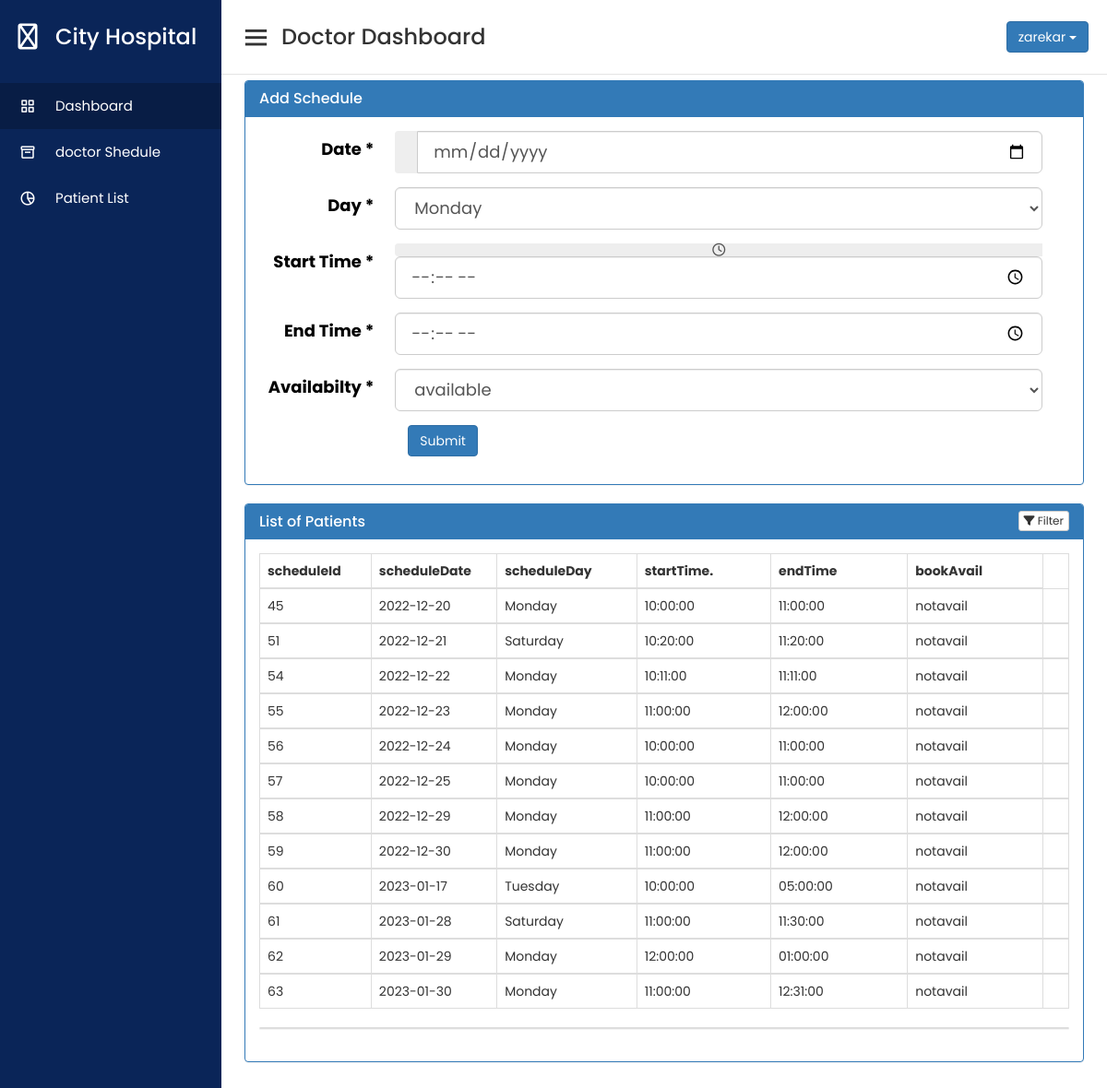
Page /doctor/addschedule.php (signed in) on the committed database.
### tables this page shows
CREATE TABLE `doctor` (
  `icDoctor` bigint(12) NOT NULL,
  `password` varchar(20) NOT NULL,
  `doctorId` int(3) NOT NULL,
  `doctorFirstName` varchar(50) NOT NULL,
  `doctorLastName` varchar(50) NOT NULL,
  `doctorAddress` varchar(100) NOT NULL,
  `doctorPhone` varchar(15) NOT NULL,
  `doctorEmail` varchar(20) NOT NULL,
  `doctorDOB` date NOT NULL
);

CREATE TABLE `doctorschedule` (
  `scheduleId` int(11) NOT NULL,
  `scheduleDate` date NOT NULL,
  `scheduleDay` varchar(15) NOT NULL,
  `startTime` time NOT NULL,
  `endTime` time NOT NULL,
  `bookAvail` varchar(10) NOT NULL
);

### doctor/addschedule.php (the view, shortened to what this page needs)
<?php
include_once '../database/dbconnect.php';
$usersession = $_SESSION['doctorSession'];
$res=mysqli_query($con,"SELECT * FROM doctor WHERE doctorId=".$usersession);
$userRow=mysqli_fetch_array($res,MYSQLI_ASSOC);
?>
<!DOCTYPE html>
<html lang="en" dir="ltr">
  <head>
    <link href="../assets/css/material.css" rel="stylesheet">
    <link href="../assets/css/sb-admin.css" rel="stylesheet">
    <link href="../doctor/doctordashboard_css.css" rel="stylesheet">
    <link href="../assets/css/style.css" rel="stylesheet">
    <link href="../assets/font-awesome/css/font-awesome.css" rel="stylesheet">
    <link rel="stylesheet" href="../assetspetient/css/bootstrap.min.css">
        <link rel="stylesheet" href="../assets/font-awesome/css/font-awesome.min.css">
<link rel="stylesheet" href="../assetspetient/js/bootstrap.min.js">
<link rel="stylesheet" href="assets/font-awesome/css/font-awesome_4.7.0.css">
<link rel="stylesheet" href="../assetspetient/js/jquery.min.js">
    <link href='https://unpkg.com/boxicons@2.0.7/css/boxicons.min.css' rel='stylesheet'>
   </head>
<body>
<div class="sidebar">
    <div class="logo-details">
      <i class='fa fa-medkit'></i>
      <span class="logo_name">City Hospital</span>
    </div>
      <ul class="nav-links">
        <li>
          <a href="../doctor/doctordashboard.php" class="active">
            <i class='bx bx-grid-alt' ></i>
            <span class="links_name"> Dashboard</span>
          </a>
        </li>
        <li>
          <a href="../doctor/addschedule.php">
            <i class='bx bx-box' ></i>
            <span class="links_name">doctor Shedule</span>
          </a>
        </li>
        <li>
          <a href="../doctor/patientlist.php">
            <i class='bx bx-pie-chart-alt-2' ></i>
            <span class="links_name">Patient List</span>
          </a>
        </li>
        <li>
        </li>
      </ul>
  </div>
 <section class="home-section">
    <nav>
      <div class="sidebar-button">
        <i class='bx bx-menu sidebarBtn'></i>
        <span class="dashboard">Doctor Dashboard</span>
      </div>
      <div class="dropdown">
                                      <button class="btn btn-primary dropdown-toggle" type="button" data-toggle="dropdown"><?php echo $userRow['doctorLastName']; ?>
                                      <span class="caret"></span></button>
                                    </div>
    </nav>
    <div class="home-content">
      <div class="overview-boxes">
      <div id="page-wrapper">
            <div class="container-fluid">
                <div class="panel panel-primary">
<div class="panel-heading">
    <h3 class="panel-title">Add Schedule</h3>
</div>
<div class="panel-body">
    <div class="bootstrap-iso">
     <div class="container-fluid">
      <div class="row">
       <div class="col-md-12 col-sm-12 col-xs-12">
        <form class="form-horizontal" method="post">
         <div class="form-group form-group-lg">
          <label class="control-label col-sm-2 requiredField" for="date">
           Date
           <span class="asteriskField">
            *
           </span>
          </label>
          <div class="col-sm-10">
           <div class="input-group">
            <div class="input-group-addon">
            </div>
            <input type="date" class="form-control" id="date" name="date" type="text" value="<?php echo date("d-m-Y")?>"; required/>
           </div>
          </div>
         </div>
         <div class="form-group form-group-lg">
          <label class="control-label col-sm-2 requiredField" for="scheduleday">
           Day
           <span class="asteriskField">
            *
           </span>
          </label>
          <div class="col-sm-10">
           <select class="select form-control" id="scheduleday" name="scheduleday" required>
            <option value="Monday">
             Monday
            </option>
           </select>
          </div>
         </div>
         <div class="form-group form-group-lg">
          <label class="control-label col-sm-2 requiredField" for="starttime">
           Start Time
           <span class="asteriskField">
            *
           </span>
          </label>
          <div class="col-sm-10">
           <div  data-align="top" data-autoclose="true">
            <div class="input-group-addon">
             <i class="fa fa-clock-o">
             </i>
            </div>
            <input class="form-control" id="starttime" name="starttime" type="time" required/>
           </div>
          </div>
         </div>
         <div class="form-group form-group-lg">
          <label class="control-label col-sm-2 requiredField" for="endtime">
           End Time
           <span class="asteriskField">
            *
           </span>
          </label>
          <div class="col-sm-10">
           <div  data-align="top" data-autoclose="true">
            <input class="form-control" id="endtime" name="endtime" type="time" required/>
           </div>
          </div>
         </div>
         <div class="form-group form-group-lg">
          <label class="control-label col-sm-2 requiredField" for="bookavail">
           Availabilty
           <span class="asteriskField">
            *
           </span>
          </label>
          <div class="col-sm-10">
           <select class="select form-control" id="bookavail" name="bookavail" required>
            <option value="available">
             available
            </option>
           </select>
          </div>
         </div>
         <div class="form-group">
          <div class="col-sm-10 col-sm-offset-2">
           <button class="btn btn-primary " name="submit" type="submit">
            Submit
           </button>
          </div>
         </div>
        </form>
       </div>
      </div>
     </div>
    </div>
</div>
</div>
<div class="panel panel-primary filterable">
<div class="panel-heading">
    <h3 class="panel-title">List of Patients</h3>
    <div class="pull-right">
    <button class="btn btn-default btn-xs btn-filter"><span class="fa fa-filter"></span> Filter</button>
</div>
</div>
<div class="panel-body">
<table class="table table-hover table-bordered">
    <thead>
        <tr class="filters">
            <th><input type="text" class="form-control" placeholder="scheduleId" disabled></th>
            <th><input type="text" class="form-control" placeholder="scheduleDate" disabled></th>
            <th><input type="text" class="form-control" placeholder="scheduleDay" disabled></th>
            <th><input type="text" class="form-control" placeholder="startTime." disabled></th>
            <th><input type="text" class="form-control" placeholder="endTime" disabled></th>
            <th><input type="text" class="form-control" placeholder="bookAvail" disabled></th>
        </tr>
    </thead>
    <?php
    $result=mysqli_query($con,"SELECT * FROM doctorschedule");
    while ($doctorschedule=mysqli_fetch_array($result)) {
        echo "<tbody>";
        echo "<tr>";
            echo "<td>" . $doctorschedule['scheduleId'] . "</td>";
            echo "<td>" . $doctorschedule['scheduleDate'] . "</td>";
            echo "<td>" . $doctorschedule['scheduleDay'] . "</td>";
            echo "<td>" . $doctorschedule['startTime'] . "</td>";
            echo "<td>" . $doctorschedule['endTime'] . "</td>";
            echo "<td>" . $doctorschedule['bookAvail'] . "</td>";
            echo "<form method='POST'>";
            echo "<td class='text-center'><a href='../doctor/addschedule.php' id='".$doctorschedule['scheduleId']."' class='delete'><span class='glyphicon glyphicon-trash' aria-hidden='true'></span></a>
    </td>";
    }
        echo "</tr>";
   echo "</tbody>";
echo "</table>";
echo "<div class='panel panel-default'>";
echo "</div>";
?>
</div>
</div>
</div>
</div>
<link rel="stylesheet" href="https://cdnjs.cloudflare.com/ajax/libs/bootstrap-datepicker/1.4.1/css/bootstrap-datepicker3.css"/>
</body>
</html>

### assets/css/sb-admin.css (style rules this page uses)
body { margin-top: 100px; background-color: #222; }
@media (min-width:768px) { body { margin-top: 50px; } }
#page-wrapper { min-height: 900px !important; width: 100%; padding: 0; background-color: #fff; }
@media (min-width:768px) { #page-wrapper { padding: 10px; } }

### doctor/doctordashboard_css.css (style rules this page uses)
* { margin: 0; padding: 0; box-sizing: border-box; font-family: 'Poppins', sans-serif; }
.sidebar { position: fixed; height: 100%; width: 240px; background: #0A2558; transition: all 0.5s ease; }
.sidebar .logo-details { height: 80px; display: flex; align-items: center; }
.sidebar .logo-details i { font-size: 28px; font-weight: 500; color: #fff; min-width: 60px; text-align: center }
.sidebar .logo-details .logo_name { color: #fff; font-size: 24px; font-weight: 500; }
.sidebar .nav-links { margin-top: 10px; }
.sidebar .nav-links li { position: relative; list-style: none; height: 50px; }
.sidebar .nav-links li a { height: 100%; width: 100%; display: flex; align-items: center; text-decoration: none; transition: all 0.4s ease; }
.sidebar .nav-links li a.active { background: #081D45; }
.sidebar .nav-links li i { min-width: 60px; text-align: center; font-size: 18px; color: #fff; }
.sidebar .nav-links li a .links_name { color: #fff; font-size: 15px; font-weight: 400; white-space: nowrap; }
.home-section { position: relative; background: #f5f5f5; min-height: 100vh; width: calc(100% - 240px); left: 240px; transition: all 0.5s ease; }
.home-section nav { display: flex; justify-content: space-between; height: 80px; background: #fff; display: flex; align-items: center; position: fixed; width: calc(100% - 240px); left: 240px; z-index: 100; padding: 0 20px; box-shadow: 0 1px 1px rgba(0, 0, 0, 0.1); transition: all 0.5s ease; }
.home-section nav .sidebar-button { display: flex; align-items: center; font-size: 24px; font-weight: 500; }
nav .sidebar-button i { font-size: 35px; margin-right: 10px; }
.home-section .home-content { position: relative; padding-top: 77px; }
.home-content .overview-boxes { display: flex; align-items: center; justify-content: space-evenly; flex-wrap: wrap; padding: -1px 50px; margin-bottom: 23px; }
input { border: 3px solid #c4c4c4; border-radius: 10px; background-color: #fff; padding: 1px -2px; box-shadow: inset 0 3px 6px rgb(0 0 0 / 10%); width: 128px; margin: 5px; height: -4px; }
label { display: flex; height: 32px; margin: -7px; width: 73px; padding: -19px; color: aliceblue; }

### assets/css/style.css (style rules this page uses)
.filterable { margin-top: 15px; }
.filterable .panel-heading .pull-right { margin-top: -20px; }
.filterable .filters input[disabled] { background-color: transparent; border: none; cursor: auto; box-shadow: none; padding: 0; height: auto; }

### rows in the picture
doctor: doctorLastName "zarekar"
doctorschedule: scheduleId "45", scheduleDate "2022-12-20", scheduleDay "Monday", startTime "10:00:00", endTime "11:00:00", bookAvail "notavail"
doctorschedule: scheduleId "51", scheduleDate "2022-12-21", scheduleDay "Saturday", startTime "10:20:00", endTime "11:20:00", bookAvail "notavail"
doctorschedule: scheduleId "54", scheduleDate "2022-12-22", scheduleDay "Monday", startTime "10:11:00", endTime "11:11:00", bookAvail "notavail"
doctorschedule: scheduleId "55", scheduleDate "2022-12-23", scheduleDay "Monday", startTime "11:00:00", endTime "12:00:00", bookAvail "notavail"
doctorschedule: scheduleId "56", scheduleDate "2022-12-24", scheduleDay "Monday", startTime "10:00:00", endTime "11:00:00", bookAvail "notavail"
doctorschedule: scheduleId "57", scheduleDate "2022-12-25", scheduleDay "Monday", startTime "10:00:00", endTime "11:00:00", bookAvail "notavail"
doctorschedule: scheduleId "58", scheduleDate "2022-12-29", scheduleDay "Monday", startTime "11:00:00", endTime "12:00:00", bookAvail "notavail"
doctorschedule: scheduleId "59", scheduleDate "2022-12-30", scheduleDay "Monday", startTime "11:00:00", endTime "12:00:00", bookAvail "notavail"
doctorschedule: scheduleId "60", scheduleDate "2023-01-17", scheduleDay "Tuesday", startTime "10:00:00", endTime "05:00:00", bookAvail "notavail"
doctorschedule: scheduleId "61", scheduleDate "2023-01-28", scheduleDay "Saturday", startTime "11:00:00", endTime "11:30:00", bookAvail "notavail"
doctorschedule: scheduleId "62", scheduleDate "2023-01-29", scheduleDay "Monday", startTime "12:00:00", endTime "01:00:00", bookAvail "notavail"
doctorschedule: scheduleId "63", scheduleDate "2023-01-30", scheduleDay "Monday", startTime "11:00:00", endTime "12:31:00", bookAvail "notavail"
